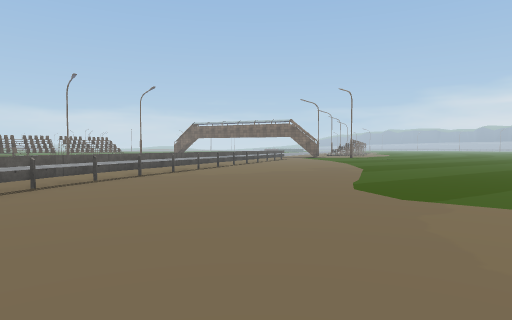
view 1 (above)

13 first-person views from a walk through a Unity game level. The camera is 1.4 m above the floor, tilts 2° down and sees 75° across. Doors are open. The floor is counted in squares, 2 m on a side. Each view is taken from the middle of a square. On the plan, view 1 faces up. The plan holds only what a view shows up to about 10 squares ahead; the rest is blank. The place goes on beyond the plan. The player character is not drawn. Some animated figures are not drawn. Some surface patterns are stand-ins.

view 2
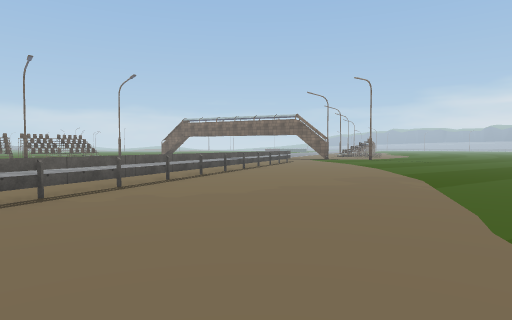

view 3
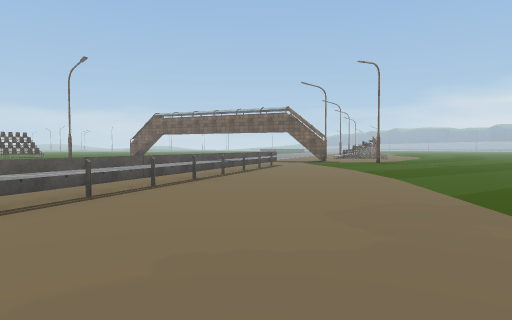

view 4
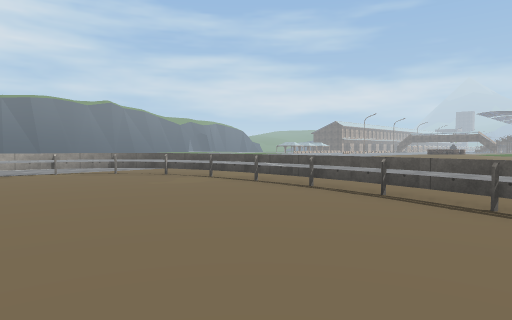

view 5
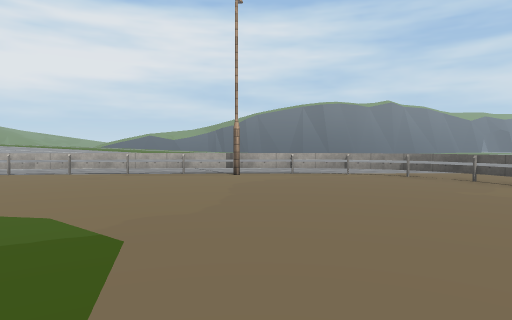

view 6
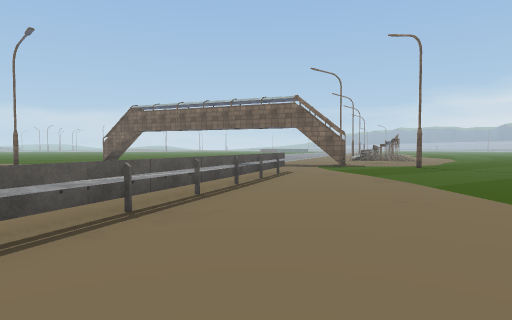

view 7
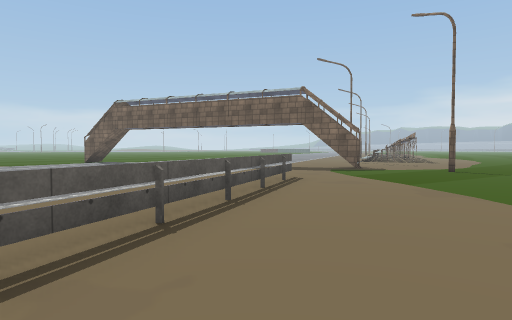

view 8
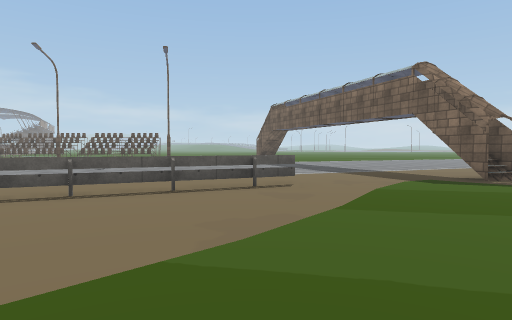

view 9
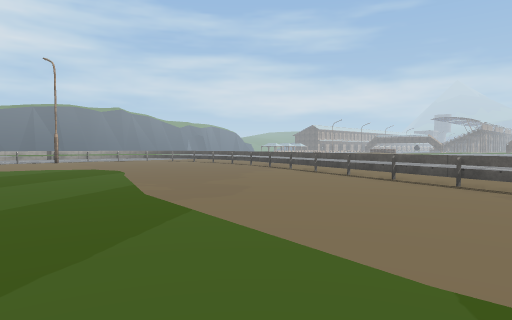

view 10
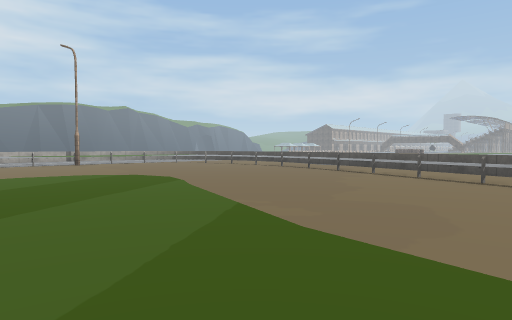

view 11
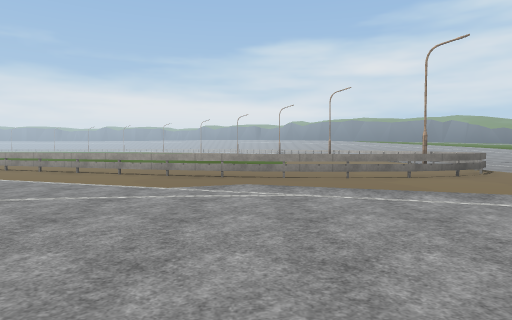

view 12
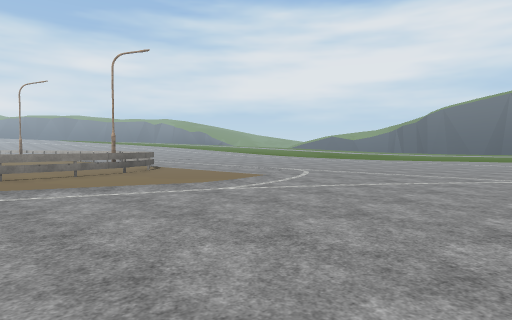

view 13
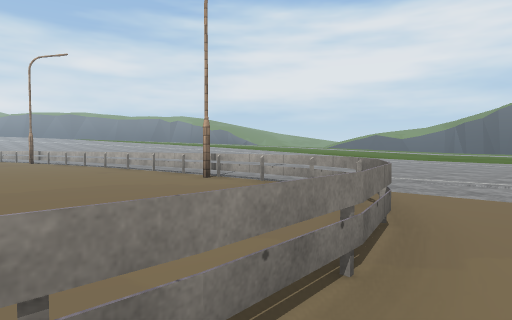

### Floor plan
Key: @ floor where view 1 was taken; # wall or solid block; . floor; / step, stairs or slope; = window, fence, low wall or low ledge; T thing the floor can be seen under or through.
Columns run from 13 left of view 1 to 6 right of it. Each row starts with its distance up from view 1.
 26               .. ##
 25              ......
 24              .......
 23              .......
 22            ....T....
 21            ...TT....
 20         .. ...=.....
 19         ......=.....
 18         .....=#.....
 17         .....=......
 16         ....#=......
 15           ..=.......
 14       ..  ..=.......
 13       ..  .TT.......
 12          ..=........
 11          ..=........
 10        ...TT........
  9       ....=.........
  8     ......=.........
  7    ......=#........
  6   .......=.........
  5  ........=.........
  4 .........=.........
  3 ....../..=.........
  2 ....../..=.........
  1 .........=..........
  0 ...../...=#..@......
 -1  ..../....=.........
 -2  .........#=========
 -3  ...../. ...........
 -4  ......  .... ..
 -5  .....   ...
 -6  ....    ....
 -7   ..     ....
 -8           ..

Where each view was taken, in squares from view 1:
view 1: 0 up, 0 right, facing up
view 2: 4 up, 0 right, facing up
view 3: 8 up, 1 right, facing up
view 4: 8 up, 1 right, facing down-left
view 5: 7 up, 1 right, facing down
view 6: 12 up, 1 right, facing up
view 7: 14 up, 1 right, facing up
view 8: 17 up, 6 right, facing up-left
view 9: 16 up, 6 right, facing down-left
view 10: 13 up, 6 right, facing down-left
view 11: 5 up, 12 left, facing right
view 12: 4 up, 13 left, facing down-right
view 13: 3 up, 5 left, facing down-right
